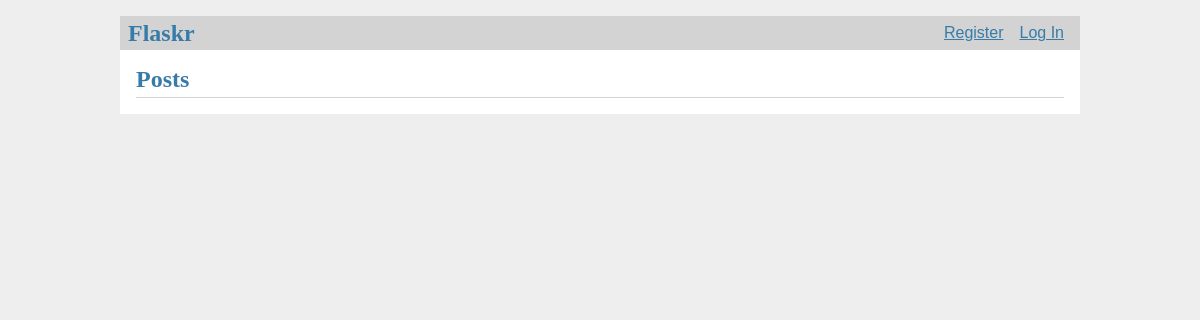
Before: / with the older database file.
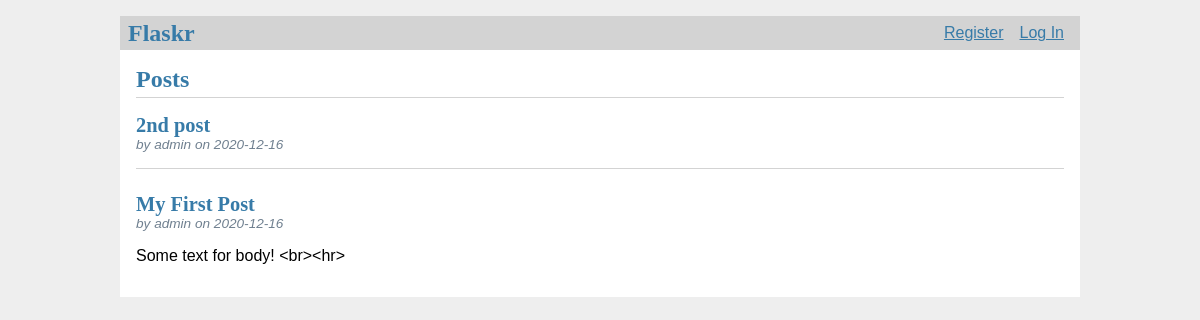
After: the same page with the newer database file.
### tables this page shows
CREATE TABLE post (
  id INTEGER PRIMARY KEY AUTOINCREMENT,
  author_id INTEGER NOT NULL,
  created TIMESTAMP NOT NULL DEFAULT CURRENT_TIMESTAMP,
  title TEXT NOT NULL,
  body TEXT NOT NULL,
  FOREIGN KEY (author_id) REFERENCES user (id)
);

CREATE TABLE user (
  id INTEGER PRIMARY KEY AUTOINCREMENT,
  username TEXT UNIQUE NOT NULL,
  password TEXT NOT NULL
);

### flaskr/blog.py (the view)
@bp.route('/')
def index():
    db = get_db()
    posts = db.execute(
        'SELECT p.id, title, body, created, author_id, username'
        ' FROM post p JOIN user u ON p.author_id = u.id'
        ' ORDER BY created DESC'
    ).fetchall()
    return render_template('blog/index.html', posts=posts)

### flaskr/auth.py (called while the page is built)
@bp.before_app_request
def load_logged_in_user():
    user_id = session.get('user_id')
    if user_id is None:
        g.user = None
    else:
        g.user = get_db().execute(
            'SELECT * FROM user WHERE id = ?', (user_id,)
        ).fetchone()

### flaskr/db.py (called while the page is built)
def get_db():
    if 'db' not in g:
        g.db = sqlite3.connect(
            current_app.config['DATABASE'],
            detect_types=sqlite3.PARSE_DECLTYPES
        )
        g.db.row_factory = sqlite3.Row
    return g.db

### flaskr/templates/blog/index.html (shortened to what this page needs)
{% extends 'base.html' %}
{% block header %}
  <h1>{% block title %}Posts{% endblock %}</h1>
{% endblock %}
{% block content %}
  {% for post in posts %}
    <article class="post">
      <header>
        <div>
          <h1>{{ post['title'] }}</h1>
          <div class="about">by {{ post['username'] }} on {{ post['created'].strftime('%Y-%m-%d') }}</div>
        </div>
      </header>
      <p class="body">{{ post['body'] }}</p>
    </article>
    {% if not loop.last %}
      <hr>
    {% endif %}
  {% endfor %}
{% endblock %}

### flaskr/templates/base.html (shortened to what this page needs)
<!doctype html>
<link rel="stylesheet" href="{{ url_for('static', filename='style.css') }}">
<nav>
  <h1>Flaskr</h1>
  <ul>
    {% if g.user %}
      <li><span>{{ g.user['username'] }}</span>
      <li><a href="{{ url_for('auth.logout') }}">Log Out</a>
    {% else %}
      <li><a href="{{ url_for('auth.register') }}">Register</a>
      <li><a href="{{ url_for('auth.login') }}">Log In</a>
    {% endif %}
  </ul>
</nav>
<section class="content">
  <header>
    {% block header %}{% endblock %}
  </header>
  {% block content %}{% endblock %}
</section>

### flaskr/static/style.css (style rules this page uses)
h1 { font-family: serif; color: #377ba8; margin: 1rem 0; }
a { color: #377ba8; }
hr { border: none; border-top: 1px solid lightgray; }
nav { background: lightgray; display: flex; align-items: center; padding: 0 0.5rem; }
nav h1 { flex: auto; margin: 0; }
nav ul { display: flex; list-style: none; margin: 0; padding: 0; }
nav ul li a, nav ul li span, header .action { display: block; padding: 0.5rem; }
.content { padding: 0 1rem 1rem; }
.content > header { border-bottom: 1px solid lightgray; display: flex; align-items: flex-end; }
.content > header h1 { flex: auto; margin: 1rem 0 0.25rem 0; }
.post > header { display: flex; align-items: flex-end; font-size: 0.85em; }
.post > header > div:first-of-type { flex: auto; }
.post > header h1 { font-size: 1.5em; margin-bottom: 0; }
.post .about { color: slategray; font-style: italic; }
.post .body { white-space: pre-line; }
.content:last-child { margin-bottom: 0; }

Changed rows visible on the page:
added post: title "2nd post", username "admin", created "2020-12-16"
added post: title "My First Post", username "admin", created "2020-12-16", body "Some text for body! <br><hr>"
